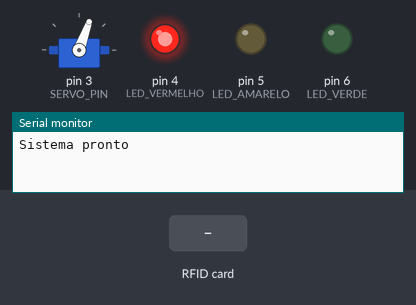
A sketch run on a simulated Arduino Uno, built with avr-gcc and run on an emulated ATmega328P. On the bench: servo, output pins drawn as LEDs (lit = HIGH), the last lines printed to the serial monitor. The test bench sets the inputs (shaded band). Pins used as bus, display or sensor lines are not drawn.

Above: at 1.2 s.
1.3 s: RFID card 03 72 C2 2C held to the reader
At 1.46 s:
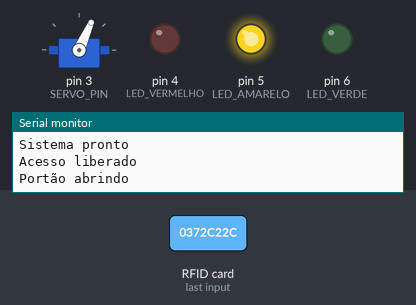
At 2.06 s:
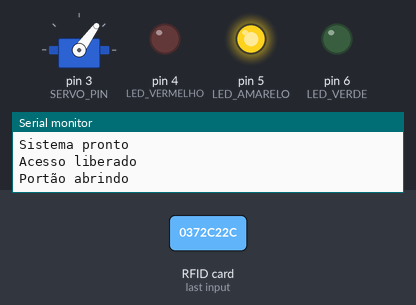
4.3 s: RFID card 5E 7A 19 C4 held to the reader
At 7.2 s:
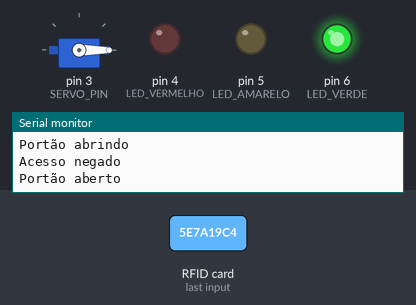
Timing chart, 0 to 14.8 s (numbered marks = the images above; inputs shaded):
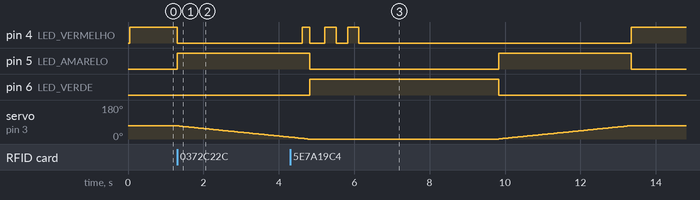

Measured:
- after the input at 1.3 s, pin 4 (LED_VERMELHO): HIGH → LOW at once; pin 5 (LED_AMARELO): LOW → HIGH at once; servo on pin 3 (SERVO_PIN): moves from 70° to 10° over 3.0 s, starting at once

The sketch:

PortaoG.ino
```cpp
#include <SPI.h>
#include <MFRC522.h>
#include <Servo.h>

// ================= PINOS =================
#define SS_PIN 10
#define RST_PIN 9

#define LED_VERDE 6
#define LED_AMARELO 5
#define LED_VERMELHO 4

#define SERVO_PIN 3

// ================= OBJETOS =================
MFRC522 rfid(SS_PIN, RST_PIN);
Servo servoMotor;

// ================= CONFIG =================
const int ANGULO_FECHADO = 70;
const int ANGULO_ABERTO  = 0;

// 🔧 AJUSTE A VELOCIDADE AQUI
const unsigned long TEMPO_PASSO_SERVO = 35;

const unsigned long TEMPO_ABERTO = 5000;
const unsigned long TEMPO_PISCAR = 300;

// UID autorizado
byte uid_autorizado[] = {0x03, 0x72, 0xC2, 0x2C};

// ================= ESTADOS =================
enum EstadoPortao {
  FECHADO,
  ABRINDO,
  ABERTO,
  FECHANDO
};

EstadoPortao estado = FECHADO;

int anguloAtual = ANGULO_FECHADO;
unsigned long tempoServo = 0;
unsigned long tempoAberto = 0;

// ================= ERRO =================
int piscadasRestantes = 0;
bool ledLigado = false;
unsigned long ultimoPisca = 0;

// ================= SETUP =================
void setup() {
  Serial.begin(9600);
  SPI.begin();
  rfid.PCD_Init();

  servoMotor.attach(SERVO_PIN);
  servoMotor.write(anguloAtual);

  pinMode(LED_VERDE, OUTPUT);
  pinMode(LED_AMARELO, OUTPUT);
  pinMode(LED_VERMELHO, OUTPUT);

  atualizarSemaforo();

  Serial.println("Sistema pronto");
}

// ================= LOOP =================
void loop() {
  verificarCartao();
  atualizarServo();
  atualizarErro();
}

// ================= RFID =================
void verificarCartao() {
  if (!rfid.PICC_IsNewCardPresent()) return;
  if (!rfid.PICC_ReadCardSerial()) return;

  if (verificarUID(rfid.uid.uidByte, rfid.uid.size)) {
    Serial.println("Acesso liberado");
    iniciarAbertura();
  } else {
    Serial.println("Acesso negado");
    iniciarErro();
  }

  rfid.PICC_HaltA();
  rfid.PCD_StopCrypto1();
}

bool verificarUID(byte *uid, byte tamanho) {
  if (tamanho != 4) return false;

  for (byte i = 0; i < 4; i++) {
    if (uid[i] != uid_autorizado[i]) {
      return false;
    }
  }
  return true;
}

// ================= PORTÃO =================
void iniciarAbertura() {
  estado = ABRINDO;
  Serial.println("Portão abrindo");
  atualizarSemaforo();
}

void atualizarServo() {
  unsigned long agora = millis();

  // ===== ABRINDO =====
  if (estado == ABRINDO) {
    if (agora - tempoServo >= TEMPO_PASSO_SERVO) {
      tempoServo = agora;

      if (anguloAtual > ANGULO_ABERTO) {
        anguloAtual--;
        servoMotor.write(anguloAtual);
      } else {
        estado = ABERTO;
        tempoAberto = agora;
        Serial.println("Portão aberto");
        atualizarSemaforo();
      }
    }
  }

  // ===== TEMPO ABERTO → COMEÇA A FECHAR =====
  if (estado == ABERTO && agora - tempoAberto >= TEMPO_ABERTO) {
    estado = FECHANDO;
    Serial.println("Portão fechando");
    atualizarSemaforo();
  }

  // ===== FECHANDO =====
  if (estado == FECHANDO) {
    if (agora - tempoServo >= TEMPO_PASSO_SERVO) {
      tempoServo = agora;

      if (anguloAtual < ANGULO_FECHADO) {
        anguloAtual++;
        servoMotor.write(anguloAtual);
      } else {
        estado = FECHADO;
        Serial.println("Portão fechado");
        atualizarSemaforo();
      }
    }
  }
}

// ================= SEMÁFORO =================
void atualizarSemaforo() {
  digitalWrite(LED_VERDE, LOW);
  digitalWrite(LED_AMARELO, LOW);
  digitalWrite(LED_VERMELHO, LOW);

  if (estado == FECHADO) {
    digitalWrite(LED_VERMELHO, HIGH);
  }

  if (estado == ABRINDO || estado == FECHANDO) {
    digitalWrite(LED_AMARELO, HIGH);
  }

  if (estado == ABERTO) {
    digitalWrite(LED_VERDE, HIGH);
  }
}

// ================= ERRO =================
void iniciarErro() {
  piscadasRestantes = 6; // 3 piscadas
  ledLigado = false;
  ultimoPisca = millis();
}

void atualizarErro() {
  if (piscadasRestantes <= 0) return;

  unsigned long agora = millis();

  if (agora - ultimoPisca >= TEMPO_PISCAR) {
    ultimoPisca = agora;

    ledLigado = !ledLigado;
    digitalWrite(LED_VERMELHO, ledLigado);

    piscadasRestantes--;

    if (piscadasRestantes == 0) {
      digitalWrite(LED_VERMELHO, LOW);
      atualizarSemaforo();
    }
  }
}
```
